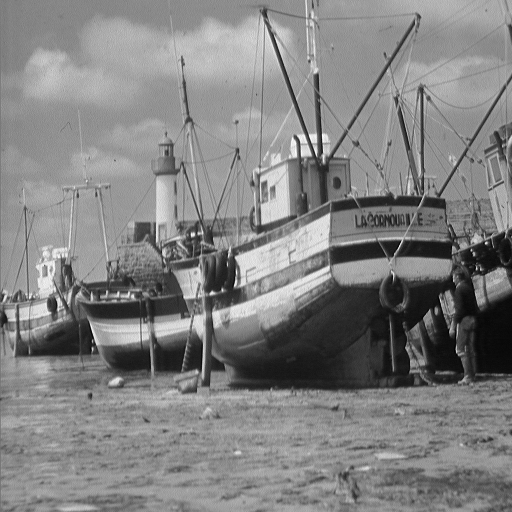
%> input picture boat.512.tiff, 512 x 512 px
$ octave part32a.m   (GNU Octave 9; MATLAB toolbox functions it lacks are replaced by stand-ins)
%> lines starting %> are read from the running program, lines starting %| are printed output that depends on the picture
### part31.m
function [I2,img] = part31(imgFilename,n)
%> called with imgFilename = 'boat.512.tiff', n = 2
%PART III: (1)
%{
This fuction takes in as input arguement, the 'filename' & integer'n'(0<n<65),
Where 'n' is the number of last coefficients set to zero, and gives as output
arguement the reconstructed image and original image. follow steps below.
Step 1:Ensure the 512x512 picture & this script file are in the same folder
Step 2:Run function with the arguements. eg: "part33('boat.512.tiff',60)"
%}
img=imread (imgFilename);% Reads & store image file 'imgFilename'in img
%> img is the input picture: size 512x512 uint8; min 0, max 255, mean 129.7
img=im2double(img);      % Translates'img'which is an integer, to double...
%> img: size 512x512 double
                         % precision, by rescaling it in the range [0, 1].
A = dctmtx(8); % Calculates a discrete cosine transform matrix of 8 X 8

% Create a function 'Dct2' with arguement 'img_blocks', that calulates ...
% 2-DCT of image in MATRIX form (AxA').
Dct2 = @(img_blocks) A * img_blocks.data * A';

% Divide the image 'img' into 8 X 8 matrix blocks and processing each ...
% block through the created function 'DCT2', saves the results in B.
B = blockproc(img,[8 8],Dct2);
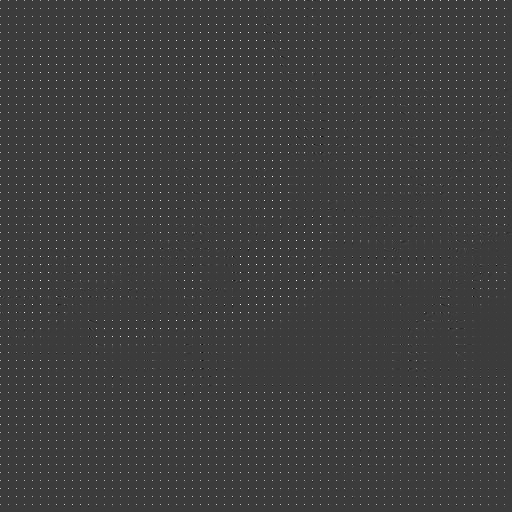
%> B: size 512x512 double; min -2.21, max 7.17, mean 0.0636; drawn with min black and max white

% The below are vectors of the rows "i" & columns "j" representing positions
% /index of an 8x8 matrix, while scanning the matrix in a zigzag manner
i = [1 1 2 3 2 1 1 2 3 4 5 4 3 2 1 1 2 3 4 5 6 7 6 5 4 3 2 1 1 2 3 4 ...
    5 6 7 8 8 7 6 5 4 3 2 3 4 5 6 7 8 8 7 6 5 4 5 6 7 8 8 7 6 7 8 8];
j = [1 2 1 1 2 3 4 3 2 1 1 2 3 4 5 6 5 4 3 2 1 1 2 3 4 5 6 7 8 7 6 5 ...
    4 3 2 1 2 3 4 5 6 7 8 8 7 6 5 4 3 4 5 6 7 8 8 7 6 5 6 7 8 8 7 8];
p=64-n;                % Number of coefficients to set to'1'stored in 'p'
if (0<n)&&(n<65)       % Nhecks if the 'n' is valid within allowed limits
    mask=zeros(8);     % Creates an 8x8 matrix of zeros '0' called mask
    for ct = 1:p       % loop that counts from 1 to 'P'
        mask(i(ct),j(ct))=1; % Assigns a 1 to the respective 'mask' index
    end
    % Divides B into 8x8 blocks and passess each block into a function ...
    % that multiplies it with the created mask. this sets the last ...
    % 'n' coeficient to zero
    B2 = blockproc(B,[8 8],@(imgg_blocks) mask .* imgg_blocks.data);

    % Create a function that Calculates IDCT in MATRIX form (A'xA)
    invdct = @(block_struct) A' * block_struct.data * A;

    I2 = blockproc(B2,[8 8],invdct);  % Applies B2 to the IDCT function

    figure
    subplot(1,2,1); % Divides figure into 1 x 2 block and selects index 1
    imshow(img)                       % Displays the Original image
    title('Original Image');          % Titles the image
    subplot(1,2,2); % Divides figure into 1 x 2 block and selects index 2
    imshow(I2)                        % Displays the Reconstructed image
    % Below Titles image with corresponding 'n'
    title(['Reconstructed Image for n = ',num2str(n)]);
    %disp(mask);          % Uncomment this to see the created 'mask' matrix
else
    % Displays a statement if chosen 'n' is out of expected range 0<n<65
    disp('PLEASE SELECT "n" WITHIN RANGE 0<n<65');
end

### part32a.m
%   PART III: (2)
%{
This script calculates and plots the peak signal-to-noise ratio and ...
structural similarity index. displays both original and reconstructed
image for each 'n' value.
NOTE: Ensure the 'boat.512.tiff'image and the fuction'part31' from the previous
part, are in the current folder.
%}
n=[ 2 4 8 32 64 ]; % vector of the given n values
PSNR= zeros(1,length(n));% Preallocating an empty vector to PSNR, for speed
SSIM= zeros(1,length(n));% Preallocating an empty vector to SSIM, for speed
for i= 1:5         % Counts/loops from 1 to 5
    % Saves the reconstructed and original image of the function 'part31'...
    % in variable 'I2' and 'img' respectively
    [I2,img]=part31('boat.512.tiff',n(i));
    % The below code populates the empty PSNR and SSIM array by using the
    % corresponding calculated psnr and ssim values.
    PSNR(i) = psnr(I2,img);       % Saves PSNR values in peaksnr vector
    SSIM(i) = ssim(I2,img);       % Saves SSIM values in ssimval vector
end                               % end of loop
figure
subplot(2,1,1);    % Divides figure into a 2x1 block, selects position 1
plot (n,PSNR,'r-*')% Plot the filled 'PSNR' value against corresponding 'n'
title ('PEAK SIGNAL TO NOISE RATIO'); % Titles the plot
ylabel('PSNR (dB)');                  % Labels the vertical axis
xlabel('"n" coeffients set to zero'); % Labels the horizontal axis
grid on                               % Turns the grid ON

subplot(2,1,2);     % Divides figure into a 2x1 block, selects position 2
plot (n,SSIM,'b--o')% Plot the filled 'SSM' value against corresponding 'n'
title ('STRUCTURAL SIMILARITY INDEX');% Titles the plot
ylabel('SSIM');                       % Labels the vertical axis
xlabel('"n" coeffients set to zero'); % Labels the horizontal axis
grid on                               % Turns the grid ON
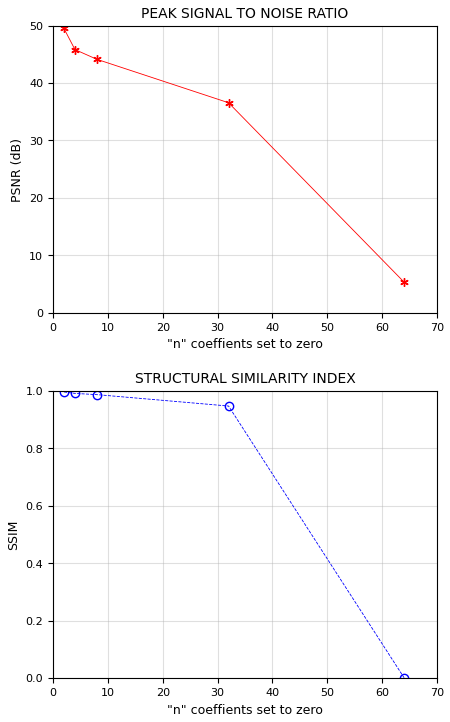
%> figure redrawn from the program's plot data, 2 panels
